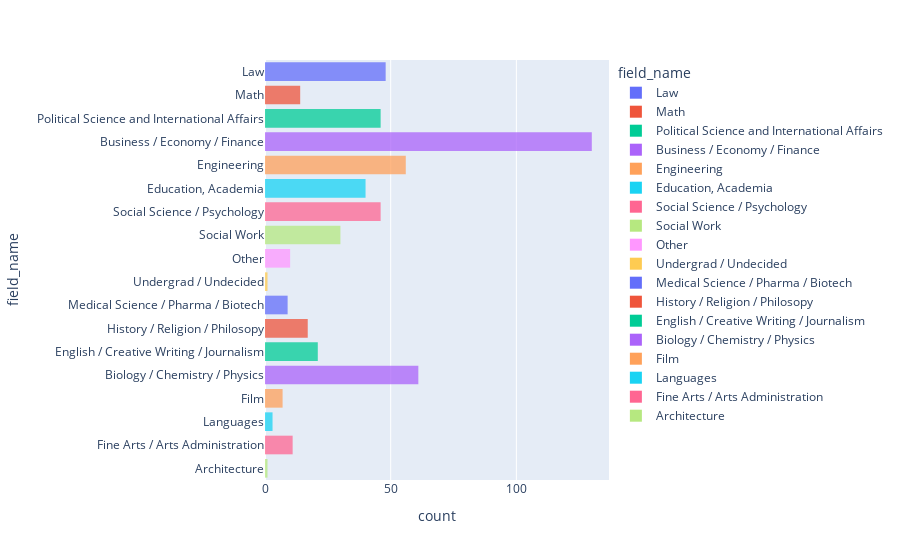

The code cell stored with this chart in its notebook:
### Code cell
fig = px.histogram(df_iid, y="field_name",
             color='field_name', opacity = 0.75)
fig.show()

### Figure 1 — Plotly figure (JSON) as saved in the notebook; plotly's stock layout.template omitted (floating-point values rounded to 4 significant figures; data arrays with more than 128 entries replaced by an {"elided": "..."} marker saying what was removed)
{"data": [{"alignmentgroup": "True", "bingroup": "y", "hovertemplate": "field_name=%{y}<br>count=%{x}<extra></extra>", "legendgroup": "Law", "marker": {"color": "#636efa", "opacity": 0.75, "pattern": {"shape": ""}}, "name": "Law", "offsetgroup": "Law", "orientation": "h", "showlegend": true, "type": "histogram", "xaxis": "x", "y": ["Law", "Law", "Law", "Law", "Law", "Law", "Law", "Law", "Law", "Law", "Law", "Law", "Law", "Law", "Law", "Law", "Law", "Law", "Law", "Law", "Law", "Law", "Law", "Law", "Law", "Law", "Law", "Law", "Law", "Law", "Law", "Law", "Law", "Law", "Law", "Law", "Law", "Law", "Law", "Law", "Law", "Law", "Law", "Law", "Law", "Law", "Law", "Law"], "yaxis": "y"}, {"alignmentgroup": "True", "bingroup": "y", "hovertemplate": "field_name=%{y}<br>count=%{x}<extra></extra>", "legendgroup": "Math", "marker": {"color": "#EF553B", "opacity": 0.75, "pattern": {"shape": ""}}, "name": "Math", "offsetgroup": "Math", "orientation": "h", "showlegend": true, "type": "histogram", "xaxis": "x", "y": ["Math", "Math", "Math", "Math", "Math", "Math", "Math", "Math", "Math", "Math", "Math", "Math", "Math", "Math"], "yaxis": "y"}, {"alignmentgroup": "True", "bingroup": "y", "hovertemplate": "field_name=%{y}<br>count=%{x}<extra></extra>", "legendgroup": "Political Science and International Affairs", "marker": {"color": "#00cc96", "opacity": 0.75, "pattern": {"shape": ""}}, "name": "Political Science and International Affairs", "offsetgroup": "Political Science and International Affairs", "orientation": "h", "showlegend": true, "type": "histogram", "xaxis": "x", "y": ["Political Science and International Affairs", "Political Science and International Affairs", "Political Science and International Affairs", "Political Science and International Affairs", "Political Science and International Affairs", "Political Science and International Affairs", "Political Science and International Affairs", "Political Science and International Affairs", "Political Science and International Affairs", "Political Science and International Affairs", "Political Science and International Affairs", "Political Science and International Affairs", "Political Science and International Affairs", "Political Science and International Affairs", "Political Science and International Affairs", "Political Science and International Affairs", "Political Science and International Affairs", "Political Science and International Affairs", "Political Science and International Affairs", "Political Science and International Affairs", "Political Science and International Affairs", "Political Science and International Affairs", "Political Science and International Affairs", "Political Science and International Affairs", "Political Science and International Affairs", "Political Science and International Affairs", "Political Science and International Affairs", "Political Science and International Affairs", "Political Science and International Affairs", "Political Science and International Affairs", "Political Science and International Affairs", "Political Science and International Affairs", "Political Science and International Affairs", "Political Science and International Affairs", "Political Science and International Affairs", "Political Science and International Affairs", "Political Science and International Affairs", "Political Science and International Affairs", "Political Science and International Affairs", "Political Science and International Affairs", "Political Science and International Affairs", "Political Science and International Affairs", "Political Science and International Affairs", "Political Science and International Affairs", "Political Science and International Affairs", "Political Science and International Affairs"], "yaxis": "y"}, {"alignmentgroup": "True", "bingroup": "y", "hovertemplate": "field_name=%{y}<br>count=%{x}<extra></extra>", "legendgroup": "Business / Economy / Finance", "marker": {"color": "#ab63fa", "opacity": 0.75, "pattern": {"shape": ""}}, "name": "Business / Economy / Finance", "offsetgroup": "Business / Economy / Finance", "orientation": "h", "showlegend": true, "type": "histogram", "xaxis": "x", "y": {"elided": "130 str values"}, "yaxis": "y"}, {"alignmentgroup": "True", "bingroup": "y", "hovertemplate": "field_name=%{y}<br>count=%{x}<extra></extra>", "legendgroup": "Engineering", "marker": {"color": "#FFA15A", "opacity": 0.75, "pattern": {"shape": ""}}, "name": "Engineering", "offsetgroup": "Engineering", "orientation": "h", "showlegend": true, "type": "histogram", "xaxis": "x", "y": ["Engineering", "Engineering", "Engineering", "Engineering", "Engineering", "Engineering", "Engineering", "Engineering", "Engineering", "Engineering", "Engineering", "Engineering", "Engineering", "Engineering", "Engineering", "Engineering", "Engineering", "Engineering", "Engineering", "Engineering", "Engineering", "Engineering", "Engineering", "Engineering", "Engineering", "Engineering", "Engineering", "Engineering", "Engineering", "Engineering", "Engineering", "Engineering", "Engineering", "Engineering", "Engineering", "Engineering", "Engineering", "Engineering", "Engineering", "Engineering", "Engineering", "Engineering", "Engineering", "Engineering", "Engineering", "Engineering", "Engineering", "Engineering", "Engineering", "Engineering", "Engineering", "Engineering", "Engineering", "Engineering", "Engineering", "Engineering"], "yaxis": "y"}, {"alignmentgroup": "True", "bingroup": "y", "hovertemplate": "field_name=%{y}<br>count=%{x}<extra></extra>", "legendgroup": "Education, Academia", "marker": {"color": "#19d3f3", "opacity": 0.75, "pattern": {"shape": ""}}, "name": "Education, Academia", "offsetgroup": "Education, Academia", "orientation": "h", "showlegend": true, "type": "histogram", "xaxis": "x", "y": ["Education, Academia", "Education, Academia", "Education, Academia", "Education, Academia", "Education, Academia", "Education, Academia", "Education, Academia", "Education, Academia", "Education, Academia", "Education, Academia", "Education, Academia", "Education, Academia", "Education, Academia", "Education, Academia", "Education, Academia", "Education, Academia", "Education, Academia", "Education, Academia", "Education, Academia", "Education, Academia", "Education, Academia", "Education, Academia", "Education, Academia", "Education, Academia", "Education, Academia", "Education, Academia", "Education, Academia", "Education, Academia", "Education, Academia", "Education, Academia", "Education, Academia", "Education, Academia", "Education, Academia", "Education, Academia", "Education, Academia", "Education, Academia", "Education, Academia", "Education, Academia", "Education, Academia", "Education, Academia"], "yaxis": "y"}, {"alignmentgroup": "True", "bingroup": "y", "hovertemplate": "field_name=%{y}<br>count=%{x}<extra></extra>", "legendgroup": "Social Science / Psychology", "marker": {"color": "#FF6692", "opacity": 0.75, "pattern": {"shape": ""}}, "name": "Social Science / Psychology", "offsetgroup": "Social Science / Psychology", "orientation": "h", "showlegend": true, "type": "histogram", "xaxis": "x", "y": ["Social Science / Psychology", "Social Science / Psychology", "Social Science / Psychology", "Social Science / Psychology", "Social Science / Psychology", "Social Science / Psychology", "Social Science / Psychology", "Social Science / Psychology", "Social Science / Psychology", "Social Science / Psychology", "Social Science / Psychology", "Social Science / Psychology", "Social Science / Psychology", "Social Science / Psychology", "Social Science / Psychology", "Social Science / Psychology", "Social Science / Psychology", "Social Science / Psychology", "Social Science / Psychology", "Social Science / Psychology", "Social Science / Psychology", "Social Science / Psychology", "Social Science / Psychology", "Social Science / Psychology", "Social Science / Psychology", "Social Science / Psychology", "Social Science / Psychology", "Social Science / Psychology", "Social Science / Psychology", "Social Science / Psychology", "Social Science / Psychology", "Social Science / Psychology", "Social Science / Psychology", "Social Science / Psychology", "Social Science / Psychology", "Social Science / Psychology", "Social Science / Psychology", "Social Science / Psychology", "Social Science / Psychology", "Social Science / Psychology", "Social Science / Psychology", "Social Science / Psychology", "Social Science / Psychology", "Social Science / Psychology", "Social Science / Psychology", "Social Science / Psychology"], "yaxis": "y"}, {"alignmentgroup": "True", "bingroup": "y", "hovertemplate": "field_name=%{y}<br>count=%{x}<extra></extra>", "legendgroup": "Social Work", "marker": {"color": "#B6E880", "opacity": 0.75, "pattern": {"shape": ""}}, "name": "Social Work", "offsetgroup": "Social Work", "orientation": "h", "showlegend": true, "type": "histogram", "xaxis": "x", "y": ["Social Work", "Social Work", "Social Work", "Social Work", "Social Work", "Social Work", "Social Work", "Social Work", "Social Work", "Social Work", "Social Work", "Social Work", "Social Work", "Social Work", "Social Work", "Social Work", "Social Work", "Social Work", "Social Work", "Social Work", "Social Work", "Social Work", "Social Work", "Social Work", "Social Work", "Social Work", "Social Work", "Social Work", "Social Work", "Social Work"], "yaxis": "y"}, {"alignmentgroup": "True", "bingroup": "y", "hovertemplate": "field_name=%{y}<br>count=%{x}<extra></extra>", "legendgroup": "Other", "marker": {"color": "#FF97FF", "opacity": 0.75, "pattern": {"shape": ""}}, "name": "Other", "offsetgroup": "Other", "orientation": "h", "showlegend": true, "type": "histogram", "xaxis": "x", "y": ["Other", "Other", "Other", "Other", "Other", "Other", "Other", "Other", "Other", "Other"], "yaxis": "y"}, {"alignmentgroup": "True", "bingroup": "y", "hovertemplate": "field_name=%{y}<br>count=%{x}<extra></extra>", "legendgroup": "Undergrad / Undecided", "marker": {"color": "#FECB52", "opacity": 0.75, "pattern": {"shape": ""}}, "name": "Undergrad / Undecided", "offsetgroup": "Undergrad / Undecided", "orientation": "h", "showlegend": true, "type": "histogram", "xaxis": "x", "y": ["Undergrad / Undecided"], "yaxis": "y"}, {"alignmentgroup": "True", "bingroup": "y", "hovertemplate": "field_name=%{y}<br>count=%{x}<extra></extra>", "legendgroup": "Medical Science / Pharma / Biotech", "marker": {"color": "#636efa", "opacity": 0.75, "pattern": {"shape": ""}}, "name": "Medical Science / Pharma / Biotech", "offsetgroup": "Medical Science / Pharma / Biotech", "orientation": "h", "showlegend": true, "type": "histogram", "xaxis": "x", "y": ["Medical Science / Pharma / Biotech", "Medical Science / Pharma / Biotech", "Medical Science / Pharma / Biotech", "Medical Science / Pharma / Biotech", "Medical Science / Pharma / Biotech", "Medical Science / Pharma / Biotech", "Medical Science / Pharma / Biotech", "Medical Science / Pharma / Biotech", "Medical Science / Pharma / Biotech"], "yaxis": "y"}, {"alignmentgroup": "True", "bingroup": "y", "hovertemplate": "field_name=%{y}<br>count=%{x}<extra></extra>", "legendgroup": "History / Religion / Philosopy", "marker": {"color": "#EF553B", "opacity": 0.75, "pattern": {"shape": ""}}, "name": "History / Religion / Philosopy", "offsetgroup": "History / Religion / Philosopy", "orientation": "h", "showlegend": true, "type": "histogram", "xaxis": "x", "y": ["History / Religion / Philosopy", "History / Religion / Philosopy", "History / Religion / Philosopy", "History / Religion / Philosopy", "History / Religion / Philosopy", "History / Religion / Philosopy", "History / Religion / Philosopy", "History / Religion / Philosopy", "History / Religion / Philosopy", "History / Religion / Philosopy", "History / Religion / Philosopy", "History / Religion / Philosopy", "History / Religion / Philosopy", "History / Religion / Philosopy", "History / Religion / Philosopy", "History / Religion / Philosopy", "History / Religion / Philosopy"], "yaxis": "y"}, {"alignmentgroup": "True", "bingroup": "y", "hovertemplate": "field_name=%{y}<br>count=%{x}<extra></extra>", "legendgroup": "English / Creative Writing / Journalism", "marker": {"color": "#00cc96", "opacity": 0.75, "pattern": {"shape": ""}}, "name": "English / Creative Writing / Journalism", "offsetgroup": "English / Creative Writing / Journalism", "orientation": "h", "showlegend": true, "type": "histogram", "xaxis": "x", "y": ["English / Creative Writing / Journalism", "English / Creative Writing / Journalism", "English / Creative Writing / Journalism", "English / Creative Writing / Journalism", "English / Creative Writing / Journalism", "English / Creative Writing / Journalism", "English / Creative Writing / Journalism", "English / Creative Writing / Journalism", "English / Creative Writing / Journalism", "English / Creative Writing / Journalism", "English / Creative Writing / Journalism", "English / Creative Writing / Journalism", "English / Creative Writing / Journalism", "English / Creative Writing / Journalism", "English / Creative Writing / Journalism", "English / Creative Writing / Journalism", "English / Creative Writing / Journalism", "English / Creative Writing / Journalism", "English / Creative Writing / Journalism", "English / Creative Writing / Journalism", "English / Creative Writing / Journalism"], "yaxis": "y"}, {"alignmentgroup": "True", "bingroup": "y", "hovertemplate": "field_name=%{y}<br>count=%{x}<extra></extra>", "legendgroup": "Biology / Chemistry / Physics", "marker": {"color": "#ab63fa", "opacity": 0.75, "pattern": {"shape": ""}}, "name": "Biology / Chemistry / Physics", "offsetgroup": "Biology / Chemistry / Physics", "orientation": "h", "showlegend": true, "type": "histogram", "xaxis": "x", "y": ["Biology / Chemistry / Physics", "Biology / Chemistry / Physics", "Biology / Chemistry / Physics", "Biology / Chemistry / Physics", "Biology / Chemistry / Physics", "Biology / Chemistry / Physics", "Biology / Chemistry / Physics", "Biology / Chemistry / Physics", "Biology / Chemistry / Physics", "Biology / Chemistry / Physics", "Biology / Chemistry / Physics", "Biology / Chemistry / Physics", "Biology / Chemistry / Physics", "Biology / Chemistry / Physics", "Biology / Chemistry / Physics", "Biology / Chemistry / Physics", "Biology / Chemistry / Physics", "Biology / Chemistry / Physics", "Biology / Chemistry / Physics", "Biology / Chemistry / Physics", "Biology / Chemistry / Physics", "Biology / Chemistry / Physics", "Biology / Chemistry / Physics", "Biology / Chemistry / Physics", "Biology / Chemistry / Physics", "Biology / Chemistry / Physics", "Biology / Chemistry / Physics", "Biology / Chemistry / Physics", "Biology / Chemistry / Physics", "Biology / Chemistry / Physics", "Biology / Chemistry / Physics", "Biology / Chemistry / Physics", "Biology / Chemistry / Physics", "Biology / Chemistry / Physics", "Biology / Chemistry / Physics", "Biology / Chemistry / Physics", "Biology / Chemistry / Physics", "Biology / Chemistry / Physics", "Biology / Chemistry / Physics", "Biology / Chemistry / Physics", "Biology / Chemistry / Physics", "Biology / Chemistry / Physics", "Biology / Chemistry / Physics", "Biology / Chemistry / Physics", "Biology / Chemistry / Physics", "Biology / Chemistry / Physics", "Biology / Chemistry / Physics", "Biology / Chemistry / Physics", "Biology / Chemistry / Physics", "Biology / Chemistry / Physics", "Biology / Chemistry / Physics", "Biology / Chemistry / Physics", "Biology / Chemistry / Physics", "Biology / Chemistry / Physics", "Biology / Chemistry / Physics", "Biology / Chemistry / Physics", "Biology / Chemistry / Physics", "Biology / Chemistry / Physics", "Biology / Chemistry / Physics", "Biology / Chemistry / Physics", "Biology / Chemistry / Physics"], "yaxis": "y"}, {"alignmentgroup": "True", "bingroup": "y", "hovertemplate": "field_name=%{y}<br>count=%{x}<extra></extra>", "legendgroup": "Film", "marker": {"color": "#FFA15A", "opacity": 0.75, "pattern": {"shape": ""}}, "name": "Film", "offsetgroup": "Film", "orientation": "h", "showlegend": true, "type": "histogram", "xaxis": "x", "y": ["Film", "Film", "Film", "Film", "Film", "Film", "Film"], "yaxis": "y"}, {"alignmentgroup": "True", "bingroup": "y", "hovertemplate": "field_name=%{y}<br>count=%{x}<extra></extra>", "legendgroup": "Languages", "marker": {"color": "#19d3f3", "opacity": 0.75, "pattern": {"shape": ""}}, "name": "Languages", "offsetgroup": "Languages", "orientation": "h", "showlegend": true, "type": "histogram", "xaxis": "x", "y": ["Languages", "Languages", "Languages"], "yaxis": "y"}, {"alignmentgroup": "True", "bingroup": "y", "hovertemplate": "field_name=%{y}<br>count=%{x}<extra></extra>", "legendgroup": "Fine Arts / Arts Administration", "marker": {"color": "#FF6692", "opacity": 0.75, "pattern": {"shape": ""}}, "name": "Fine Arts / Arts Administration", "offsetgroup": "Fine Arts / Arts Administration", "orientation": "h", "showlegend": true, "type": "histogram", "xaxis": "x", "y": ["Fine Arts / Arts Administration", "Fine Arts / Arts Administration", "Fine Arts / Arts Administration", "Fine Arts / Arts Administration", "Fine Arts / Arts Administration", "Fine Arts / Arts Administration", "Fine Arts / Arts Administration", "Fine Arts / Arts Administration", "Fine Arts / Arts Administration", "Fine Arts / Arts Administration", "Fine Arts / Arts Administration"], "yaxis": "y"}, {"alignmentgroup": "True", "bingroup": "y", "hovertemplate": "field_name=%{y}<br>count=%{x}<extra></extra>", "legendgroup": "Architecture", "marker": {"color": "#B6E880", "opacity": 0.75, "pattern": {"shape": ""}}, "name": "Architecture", "offsetgroup": "Architecture", "orientation": "h", "showlegend": true, "type": "histogram", "xaxis": "x", "y": ["Architecture"], "yaxis": "y"}], "layout": {"barmode": "relative", "legend": {"title": {"text": "field_name"}, "tracegroupgap": 0}, "margin": {"t": 60}, "xaxis": {"anchor": "y", "domain": [0, 1], "title": {"text": "count"}}, "yaxis": {"anchor": "x", "categoryarray": ["Architecture", "Fine Arts / Arts Administration", "Languages", "Film", "Biology / Chemistry / Physics", "English / Creative Writing / Journalism", "History / Religion / Philosopy", "Medical Science / Pharma / Biotech", "Undergrad / Undecided", "Other", "Social Work", "Social Science / Psychology", "Education, Academia", "Engineering", "Business / Economy / Finance", "Political Science and International Affairs", "Math", "Law"], "categoryorder": "array", "domain": [0, 1], "title": {"text": "field_name"}}}}
